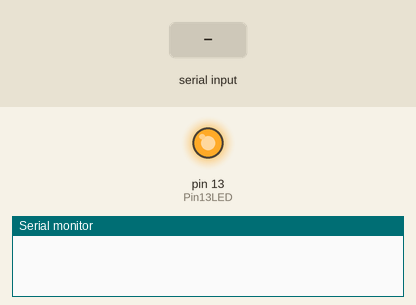
Recording of a sketch running on a simulated Arduino Uno, built with avr-gcc and run on an emulated ATmega328P. Shown: output pins drawn as LEDs (lit = HIGH), the last lines printed to the serial monitor. The test bench sets the inputs (shaded band). Pins used as bus, display or sensor lines are not drawn.

Above: at 1.2 s.
1.3 s: "press:data?\n" received over the second serial link
At 1.52 s:
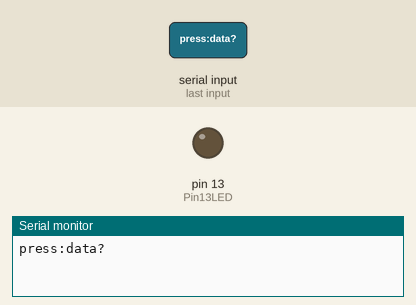
3.1 s: "press:data?\n" received over Serial
At 3.9 s:
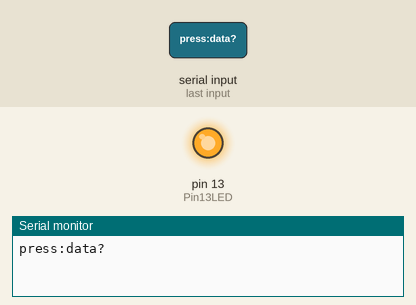
4.6 s: "1\n" received over the second serial link
Timing chart, 0 to 7.6 s (numbered marks = the images above; inputs shaded):
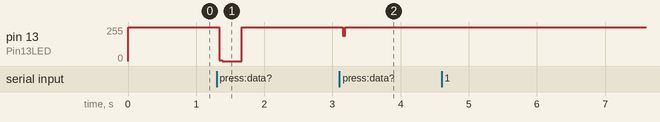

The sketch:

slave_press.ino
```cpp
/*-----( Import needed libraries )-----*/
#include <SoftwareSerial.h>
/*-----( Declare Constants and Pin Numbers )-----*/
#define SSerialRX        10  //Serial Receive pin
#define SSerialTX        11  //Serial Transmit pin

#define SSerialTxControl 3   //RS485 Direction control

#define RS485Transmit    HIGH
#define RS485Receive     LOW

#define Pin13LED         13


/*-----( Declare objects )-----*/
SoftwareSerial RS485Serial(SSerialRX, SSerialTX); // RX, TX

/*-----( Declare Variables )-----*/
// setup Serial input string
String inputstring = "";
boolean stringComplete = false;
int test;

int byteReceived;
int byteSend;


void setup()   /****** SETUP: RUNS ONCE ******/
{
  // Start the built-in serial port, probably to Serial Monitor
  Serial.begin(9600);
  pinMode(Pin13LED, OUTPUT);
  pinMode(SSerialTxControl, OUTPUT);

  digitalWrite(SSerialTxControl, RS485Receive);  // Init Transceiver

  // Start the software serial port, to another device
  RS485Serial.begin(4800);   // set the data rate

}//--(end setup )---


void loop()   /****** LOOP: RUNS CONSTANTLY ******/
{
  digitalWrite(Pin13LED, HIGH);  // Show activity
  if (Serial.available())
  {
    byteReceived = Serial.read();

    digitalWrite(SSerialTxControl, RS485Transmit);  // Enable RS485 Transmit
    RS485Serial.write(byteReceived);          // Send byte to Remote Arduino
    digitalWrite(Pin13LED, LOW);  // Show activity
    delay(1);
    digitalWrite(SSerialTxControl, RS485Receive);  // Disable RS485 Transmit
  }

  if (RS485Serial.available())  //Look for data from other Arduino
   {
    digitalWrite(Pin13LED, HIGH);  // Show activity
    byteReceived = RS485Serial.read();    // Read received byte
    inputstring += (char)byteReceived;
    if (byteReceived == '\n')
      stringComplete = true;
    digitalWrite(Pin13LED, LOW);  // Show activity
   }

   if (stringComplete == true)
   {
     Serial.print(inputstring);
     //respond
     inputhandle(inputstring);
     //clean up
     inputstring = "";
     stringComplete = false;
   }
}

void const inputhandle(String & inputstring)
{
    if (inputstring.indexOf("press:data?") != -1)
    {
      delay(100);

      digitalWrite(SSerialTxControl, RS485Transmit);
      RS485Serial.println("press:ComAccepted");
      delay(100);
      digitalWrite(SSerialTxControl, RS485Receive);

      test++;
      digitalWrite(SSerialTxControl, RS485Transmit);
      RS485Serial.print("press:data=");
      RS485Serial.println(test);
      delay(100);
      digitalWrite(SSerialTxControl, RS485Receive);
      if(test > 100)
        test = 0;
    }
}
```

Measured:
- after the input at 1.3 s, pin 13 (Pin13LED): 255/255 → 0/255 at once, → 255/255 0.33 s later
- after the input at 3.1 s, pin 13 (Pin13LED): 255/255 → 190/255 after 0.05 s, → 255/255 0.04 s later
